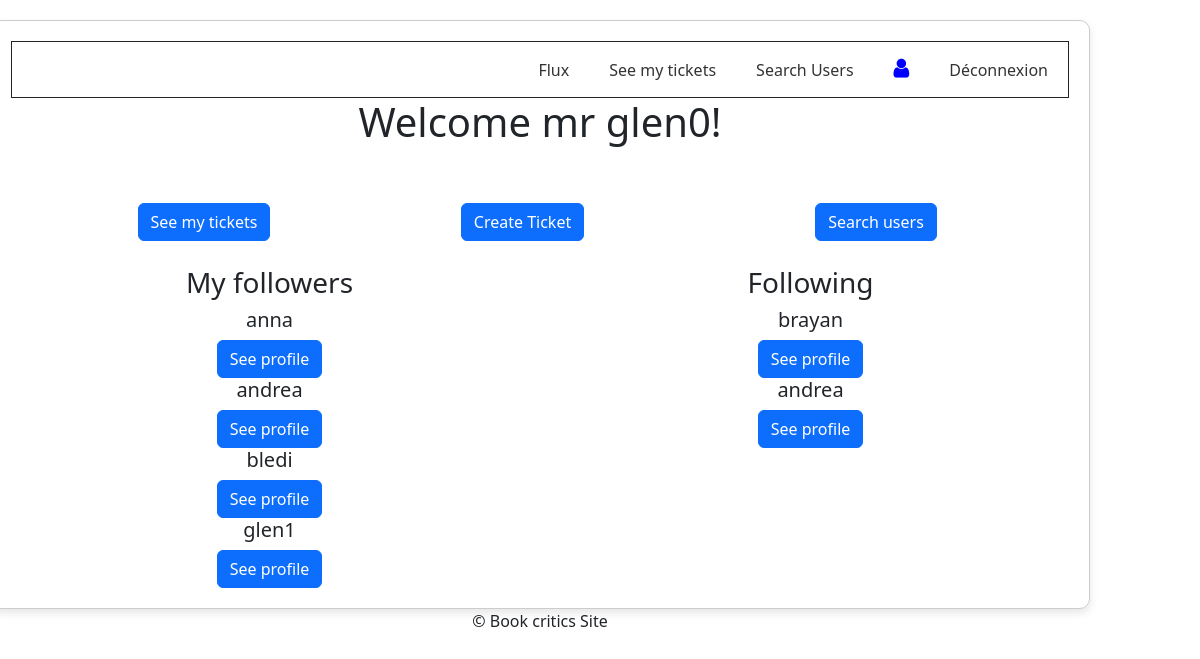
/profile/ (signed in), run on the app's committed database.
### book_critics_core/models.py (models this page shows)
class CustomUser(AbstractUser):
    uuid = models.UUIDField(primary_key=True,
                            unique=True,
                            default=uuid4,
                            editable=False)
    email = models.EmailField(max_length=100,
                              unique=True,
                              blank=True,
                              null=True,
                              verbose_name='email')

class UserFollows(models.Model):
    uuid = models.UUIDField(primary_key=True,
                            unique=True,
                            default=uuid4,
                            editable=False)
    user = models.ForeignKey(settings.AUTH_USER_MODEL,
                             on_delete=models.CASCADE,
                             related_name='following',
                             verbose_name='utilisateur'
                             )
    followed_user = models.ForeignKey(settings.AUTH_USER_MODEL,
                                      on_delete=models.CASCADE,
                                      related_name='followed_user',
                                      verbose_name='utilisateur'
                                      )
    class Meta:
        constraints = [
            models.UniqueConstraint(fields=['user', 'followed_user'],
                                    name='unique_user_follow')]

### book_critics_core/views.py (the view)
# urls.py: path('profile/', views.show_profile, name='profile'),
@login_required(login_url='http://localhost:8000')
def show_profile(request):
    user = request.user
    followed_user = user.following.all()
    followers = user.followed_user.all()
    return render(request, 'users/show.html',
                  context={'user': user,
                           'followed_user': followed_user,
                           "followers": followers
                           }
                  )

### book_critics_core/templates/users/show.html (shortened to what this page needs)
{% extends 'base/base.html' %}
{% load static %}
{% block content %}
{% include 'base/navbar.html' %}
    <h1> Welcome mr {{user.username}}!</h1>
        <div class="row" style="margin: 25px;">
            <div class="col-4">
                <a href="{% url 'my_tickets' request.user.pk %}">
                    <button type="submit" class="btn btn-primary"
                        data-bs-toggle="modal" data-bs-target="#exampleModal"
                    >
                        See my tickets
                    </button>
                </a>
            </div>
            <div class="col-4">
                <a href="{% url 'ticket' %}" style="margin-right: 35px;">
                    <button type="submit" class="btn btn-primary">
                        Create Ticket
                    </button>
                </a>
            </div>
            <div class="col-4">
                <a href="{% url 'all_users' %}">
                    <button type="submit" class="btn btn-primary"
                        data-bs-toggle="modal" data-bs-target="#exampleModal"
                    >
                        Search users
                    </button>
                </a>
            </div>
        </div>
        <div class="row">
            <div class="col-6">
                <h3> My followers</h3>
                {% for follower in followers %}
                    <h5>{{follower.user.username}}</h5>
                    <a href="http://localhost:8000/my_tickets/{{follower.user.pk}}">
                        <button type="submit" class="btn btn-primary">See profile</button>
                    </a>
                {% endfor %}
            </div>
            <div class="col-6">
                <h3> Following</h3>
                {% for followed in followed_user %}
                    <h5>{{followed.followed_user.username}}</h5>
                    <a href="http://localhost:8000/my_tickets/{{followed.followed_user.pk}}">
                        <button type="submit" class="btn btn-primary">See profile</button>
                    </a>
                {% endfor %}
            </div>
        </div>
{% endblock %}

### book_critics_core/static/css/main.css (style rules this page uses)
body { display: flex; height: 100%; width: 90%; flex-direction: column; justify-content: center; align-items: center; text-align: center; margin: 0; }

### data on the page
CustomUser: username "glen0"
UserFollows: user.username "anna"
UserFollows: user.username "andrea"
UserFollows: user.username "bledi"
UserFollows: user.username "glen1"
UserFollows: followed_user.username "brayan"
UserFollows: followed_user.username "andrea"
